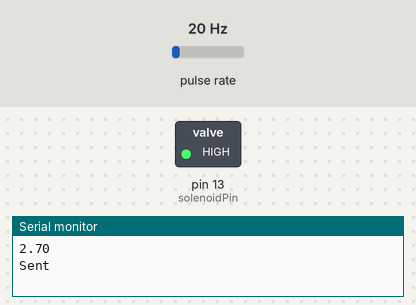
Bench run of a sketch on a simulated Arduino Uno, built with avr-gcc and run on an emulated ATmega328P. Parts: switched loads named in the sketch (green lamp = pin HIGH), the last lines printed to the serial monitor. Wiring (inferred from the names in the program): pulse sensor: data pin 2. The test bench sets the inputs (shaded band); at power-on: pulse rate 20 Hz.

Above: at 1.2 s.
1.3 s: pulse rate (sensor on pin 2) set to 66 Hz
4.3 s: pulse rate (sensor on pin 2) set to 73 Hz
At 5.3 s:
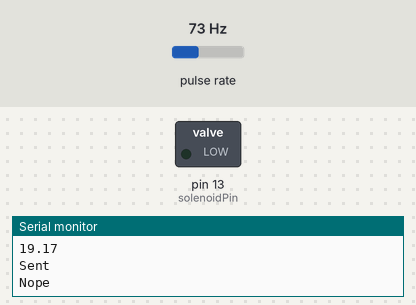
Timing chart, 0 to 7.3 s (numbered marks = the images above; inputs shaded):
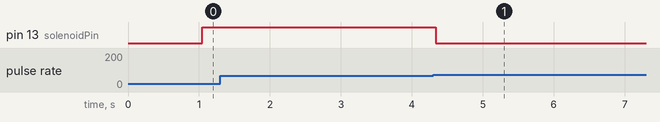

The sketch:

Flow_rate_And_Solenoid_with_ESP_connected.ino
```cpp
#include <SoftwareSerial.h>
int flowPin = 2;    //This is the input pin on the Arduino
double flowRate, total;    //This is the value we intend to calculate.
volatile int count; //This integer needs to be set as volatile to ensure it updates correctly during the interrupt process.
int solenoidPin = 13;

SoftwareSerial ArduinoSerial (3, 4); //RX,TX

void setup() {
  // put your setup code here, to run once:
  pinMode(solenoidPin, OUTPUT);  //Sets the pin as an output

  pinMode(flowPin, INPUT);           //Sets the pin as an input
  attachInterrupt(0, Flow, RISING);  //Configures interrupt 0 (pin 2 on the Arduino Uno) to run the function "Flow"

  //Serial.begin(9600);  //Start Serial
  //Arduino Serial Code
   pinMode(3, INPUT);
    pinMode(4, OUTPUT);

   Serial.begin(9600);  //Start Serial //115200 or 9600
   ArduinoSerial.begin(4800);


  digitalWrite(solenoidPin, LOW);
}
void loop() {
  // put your main code here, to run repeatedly:
  count = 0;      // Reset the counter so we start counting from 0 again
  interrupts();   //Enables interrupts on the Arduino
  delay (1000);   //Wait 1 second
  noInterrupts(); //Disable the interrupts on the Arduino
  //digitalWrite(solenoidPin, LOW);
  delay(10000);
  //Start the math
  flowRate = (count * 2.25);        //Take counted pulses in the last second and multiply by 2.25mL
  flowRate = flowRate * 60;         //Convert seconds to minutes, giving you mL / Minute
  flowRate = flowRate / 1000;       //Convert mL to Liters, giving you Liters / Minute
  total += flowRate ;
  if(total<20)
   {Serial.println(total);
   digitalWrite(solenoidPin, HIGH); //Switch Solenoid ON


//Arduino Serial Code
  ArduinoSerial.println(total);
Serial.println("Sent\n");
//ArduinoSerial.print("\n");
delay(1000);


  delay(5000);                      //Wait 1 Second
  //digitalWrite(solenoidPin, LOW);     //Switch Solenoid OFF
  //delay(5000);              //Wait 1 Second

   }//Print the variable flowRate to Serial
  else
    {Serial.println("Nope");
    ArduinoSerial.println(666);
     digitalWrite(solenoidPin, LOW);     //Switch Solenoid OFF
  delay(5000);
    }
}

void Flow()
{
   count++; //Every time this function is called, increment "count" by 1
}
```

Measured:
- the behaviour switches between 69 and 70 Hz on pulse rate (sensor on pin 2) (found by bisection; images 0 and 1)
